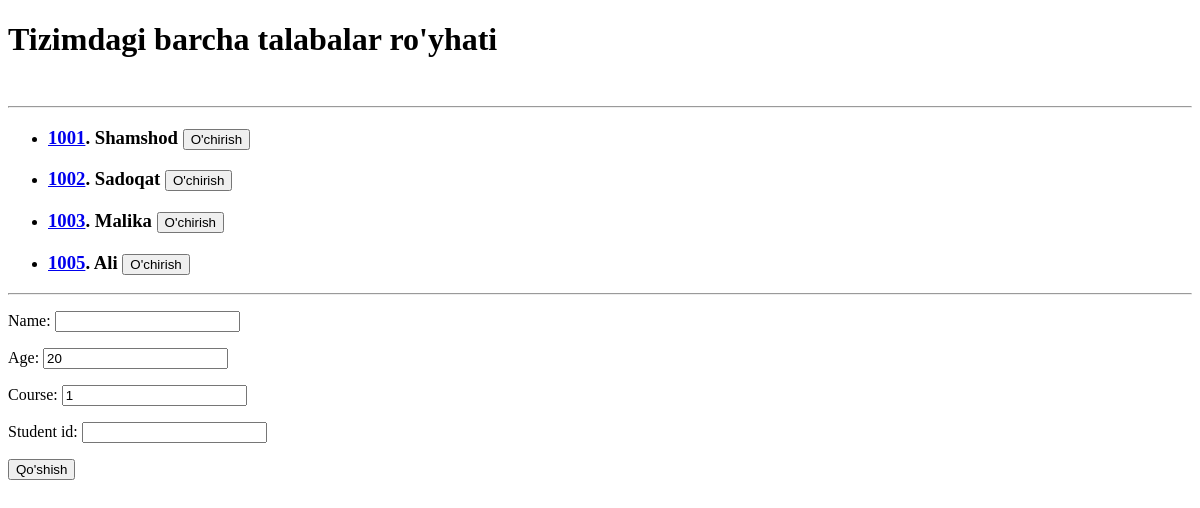
Before: /studentlar/ with the older database file.
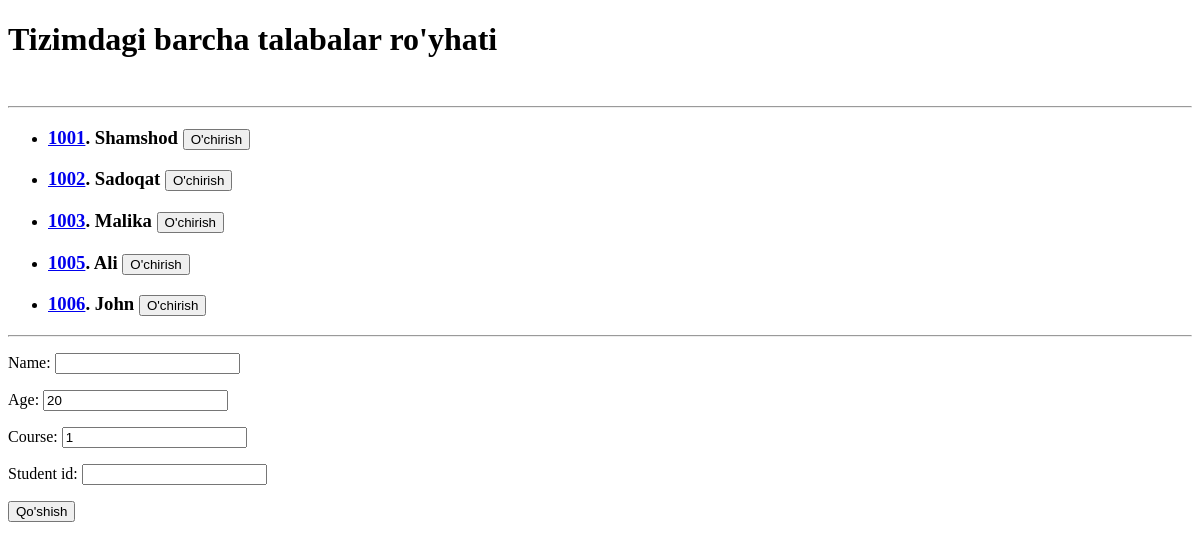
After: the same page with the newer database file.
### Admin/models.py (models this page shows, shortened)
class Author(models.Model):
    name = models.CharField(max_length=45)
    age = models.PositiveSmallIntegerField(default=20)
    course = models.PositiveSmallIntegerField(default=1)
    student_id  = models.PositiveIntegerField(unique=True)

### Admin/views.py (the view)
# urls.py: path('studentlar/', studentlar),
def studentlar(request):
    if request.method == 'POST':
        forma = StudentForm(request.POST)
        if forma.is_valid():
            forma.save()
        return redirect("/studentlar/")
    content = {
        'studentlar' : Author.objects.all(),
        "forma": StudentForm()
    }
    return render(request, 'studentlar.html', content)

### Admin/forms.py
class StudentForm(forms.ModelForm):
    class Meta:
        model = Author
        fields = "__all__"

### templates/studentlar.html (shortened to what this page needs)
<!DOCTYPE html>
<html lang="en">
<head>
</head>
<body>
    <h1>Tizimdagi barcha talabalar ro'yhati</h1>
    <br>
    <hr>
    <ul>
    {%for talaba in studentlar %}
    <li><h3><a href = "/studentlar/{{talaba.id}}">{{ talaba.student_id}}</a>. {{talaba.name }}   <a href="/del_student/{{talaba.id}}"><button>O'chirish</button></a></h3></li>
    {% endfor %}
    </ul>
    <hr>
    <form method="post">{% csrf_token %}
    {{ forma.as_p }}
    <button>Qo'shish</button>
  </form>
</body>
</html>

Changed rows visible on the page:
added Author: student_id "1006", name "John"
